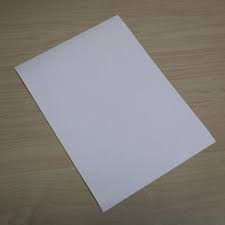
#> input picture 1.jpeg, 225 x 225 px
$ python -i utilise.py   (imports and definitions only)
#> lines starting #> are read from the running program, lines starting #| are printed output that depends on the picture; after the words box and inside, x2 and y2 are one past the last pixel; in counts of white or black regions, pixels touching at a corner belong together
#> further down, picture is the input picture: shape (225, 225, 3); mean B, G, R 124.2, 127.8, 131.8
import cv2
import numpy as np
def getContoutours(img,cThr=[100,100],showCanny= False,minArea=1000,filter=0,draw = False):
#> called with showCanny = False, minArea = 1000, filter = 0, draw = False
    imgGray = cv2.cvtColor(img,cv2.COLOR_BGR2GRAY)
    imgBlur = cv2.GaussianBlur(imgGray,(5,5),1)
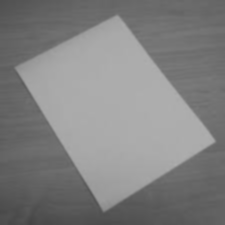
#> imgBlur: shape (225, 225); min 67, max 174, mean 128.6
    imgCanny = cv2.Canny(imgBlur, cThr[0],cThr[1])
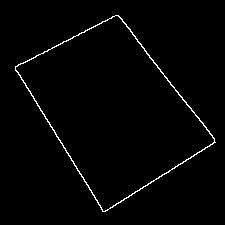
#> imgCanny: shape (225, 225); 1.5% white in thin lines or dots, all inside (x1, y1, x2, y2) = (15, 15, 216, 212)
    kernel= np.ones((5,5))
    imgDial = cv2.dilate(imgCanny,kernel,iterations=3)
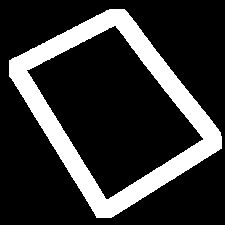
#> imgDial: shape (225, 225); 20.1% white; 1 white region, box (x1, y1, x2, y2) and area: (9, 9, 222, 218) 10173
    imgThre = cv2.erode(imgDial,kernel,iterations=2)
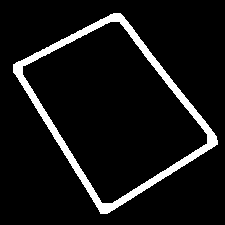
#> imgThre: shape (225, 225); 7.9% white; 1 white region


    if showCanny:cv2.imshow('Canny',imgThre)

    contours,hierachy = cv2.findContours(imgThre,cv2.RETR_EXTERNAL,cv2.CHAIN_APPROX_SIMPLE)
#> contours = 1 contour; box (x1, y1, x2, y2) and area: (13, 13, 218, 214) 22127
    finalCountours = []
    for i in contours:
        area = cv2.contourArea(i)
        if area > minArea:
            peri = cv2.arcLength(i,True)
            approx = cv2.approxPolyDP(i,0.02*peri,True)
            bbox = cv2.boundingRect(approx)
            if filter>0:
                if len(approx) == filter:
                    finalCountours.append([len(approx), area, approx, bbox,i])
            else:
                finalCountours.append([len(approx), area, approx, bbox, i])
#> this loop made 1 pass
#> (area, peri, approx, bbox) on pass 1: (22127, 629.9, [[120, 13], [13, 64], [100, 213], [217, 144]], (13, 13, 205, 201))
#> after the loop, finalCountours = 1 item

    finalCountours = sorted(finalCountours,key = lambda  x:x[1], reverse=True)

    if draw:
        for con in finalCountours:
            cv2.drawContours(img, con[4], -1, (0,0,255),3)

    return img, finalCountours

def reorder(myPoints):
    print(myPoints.shape)
    myPointsNew = np.zeros_like(myPoints)
    myPoints = myPoints.reshape((4,2))
    add = myPoints.sum(1)
    myPointsNew[0] = myPoints[np.argmin(add)]
    myPointsNew[3] = myPoints[np.argmax(add)]
    diff = np.diff(myPoints,axis=1)
    myPointsNew[1] = myPoints[np.argmin(diff)]
    myPointsNew[2] = myPoints[np.argmax(diff)]
    return myPointsNew

def warpImg(img, points, w, h,pad=20):
    #print(points)
    points = reorder(points)

    pts1 = np.float32(points)
    pts2 = np.float32([[0,0],[w,0],[0,h],[w,h]])

    matrix = cv2.getPerspectiveTransform(pts1,pts2)
    imgWarp = cv2.warpPerspective(img,matrix,(w,h))
    imgWarp = imgWarp[pad:imgWarp.shape[0]-pad,pad:imgWarp.shape[1]-pad]

    return imgWarp


def finddis(pts1,pts2):
    return ((pts2[0]-pts1[0])**2 + (pts2[1]-pts1[1])**2)**0.5

>>> import cv2
>>> picture = cv2.imread('1.jpeg')
>>> result = getContoutours(picture)
